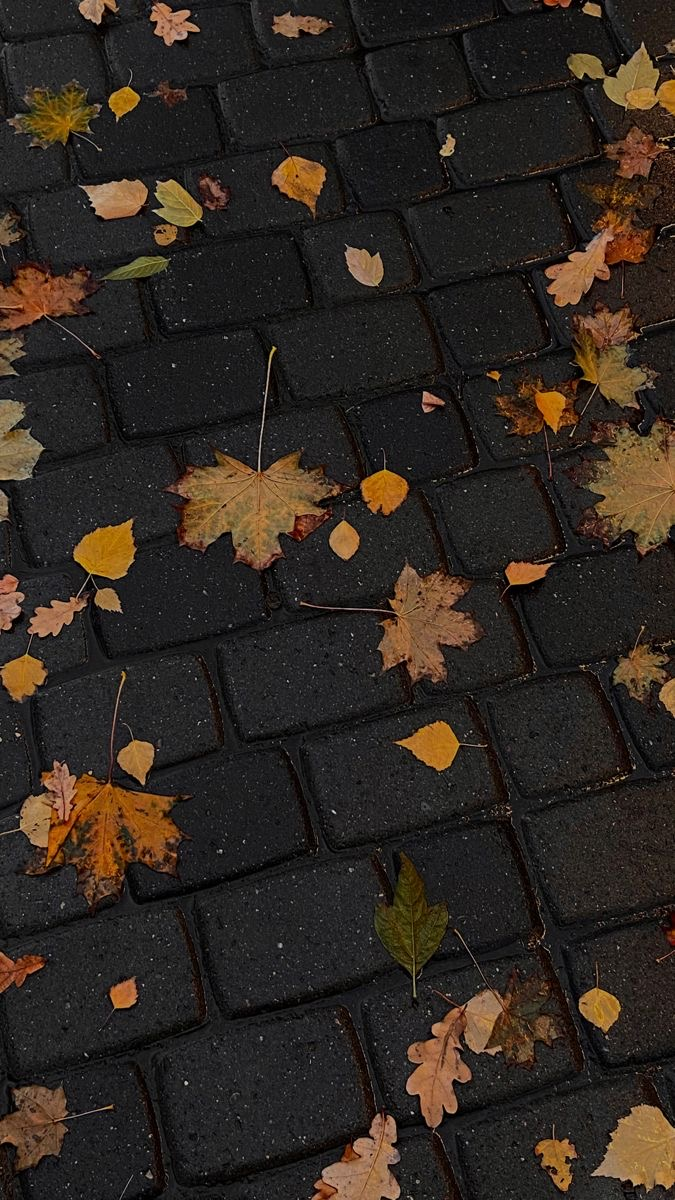
#> input picture ghibli-toolkit/assets/bg_autumn_leaves.jpg, 675 x 1200 px, given in place of 064c96c3-image.webp, which was not available
$ python -i make_video.py   (imports and definitions only)
#> lines starting #> are read from the running program, lines starting #| are printed output that depends on the picture; after the words box and inside, x2 and y2 are one past the last pixel; in counts of white or black regions, pixels touching at a corner belong together; pictures that were not available may be replaced by others from this repository, and a replacement may not be noted
#> `QL=layer(); pill(QL,CX,1640,'あなたはどれに行く？',54,ORANGE,pad=40,h=96); QL=sa..`: QL: PIL image 1080x1920 RGBA; every value is 0
#> in hook_layer, P is the input picture: PIL image 675x1200 RGB; mean R, G, B 47.8, 39.4, 32.5
# 今決まっているジブリイベントまとめ（2026/10/23時点）ナレーション動画
# 使い方: python3 make_video.py <作業フォルダ(setup.shのW)> <ナレーションwavのフォルダ>
import json,sys,os,math,wave,subprocess,numpy as np
from PIL import Image,ImageDraw,ImageFont,ImageFilter
# [1 line that did not run here, left out]
HERE=os.path.dirname(os.path.abspath(__file__))+'/'; TK=HERE+'../ghibli-toolkit/assets/'
UP='/root/.claude/uploads/e8d6fde2-cc10-5a5b-97f9-6bcb99a3b93e/'; POSTER=UP+'43b67aa6-image.jpg'
MIMI_POSTER='b3968fea-image.jpg'  # 『耳をすませば』IMAXポスター
OUTV=HERE+'ghibli_events_1023.mp4'
W,H=1080,1920; FPS=30; SR=44100; DX=40; CX=W/2-DX
WHITE=(255,255,255); INK=(45,40,36); GREEN=(46,125,62); ORANGE=(236,128,60); RED=(206,72,80); NAVY=(30,58,110); GRAY=(110,100,92)

# ---------- 文字（日本語=jp、英数字=lat を混ぜて描く） ----------
_fc={}
# [11 lines left out: functions font, segs, not called in this run]
def tlen(t,sz,w=900): return sum(font(w,sz,k).getlength(s) for k,s in segs(t))
BOX={}   # 話している部分を目立たせる枠の位置（カード座標）
def addbox(key,bb):
    if key: o=BOX.get(key); BOX[key]=bb if not o else (min(o[0],bb[0]),min(o[1],bb[1]),max(o[2],bb[2]),max(o[3],bb[3]))
# [11 lines left out: functions text, pill, not called in this run]
def layer(): return Image.new('RGBA',(W,H),(0,0,0,0))
def rmask(w,h,r):
    m=Image.new('L',(w,h),0); ImageDraw.Draw(m).rounded_rectangle((0,0,w-1,h-1),r,fill=255); return m
def photo(img,w,h,fx=0.5,fy=0.5,r=22):
#> called with w = 219, h = 390, fx = 0.5, fy = 0.5, r = 12
    s=max(w/img.width,h/img.height); im=img.resize((int(img.width*s)+1,int(img.height*s)+1),Image.LANCZOS)
    x=int((im.width-w)*fx); y=int((im.height-h)*fy); c=im.crop((x,y,x+w,y+h)).convert('RGBA'); c.putalpha(rmask(w,h,r)); return c
#> after `x = int((im.width - w) * fx)`: x = 0
#> after `y = int((im.height - h) * fy)`: y = 0
#> after `c = im.crop((x, y, x + w, y + h)).convert('RGBA')`:
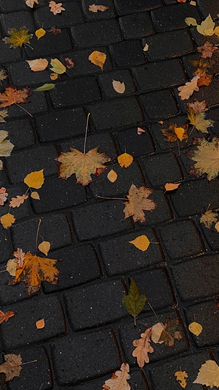
#> c: PIL image 219x390 RGBA; mean R, G, B, A 47.7, 39.4, 32.5, 255
#> in rmask, `m = Image.new('L', (w, h), 0)`: m: PIL image 219x390 L; every value is 0
#> in rmask, `ImageDraw.Draw(m).rounded_rectangle((0, 0, w - 1, h - 1), r, fill=255)`:
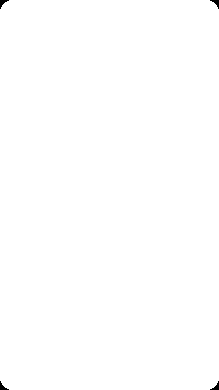
#> m: PIL image 219x390 L; 99.8% white; 4 black regions, box (x1, y1, x2, y2) and area: (0, 0, 9, 9) 34, (210, 0, 219, 9) 34, (0, 381, 9, 390) 34, (210, 381, 219, 390) 34
def gb(n):
    w=n.rstrip('0123456789'); return Image.open(S+f'gb/{w}{int(n[len(w):]):03d}.jpg').convert('RGB')
def framed(L,img,cx,cy,pad=10,rot=0):
#> called with cx = 280, cy = 440, pad = 0, rot = -4
    o=Image.new('RGBA',(img.width+2*pad,img.height+2*pad),(0,0,0,0))
#> o: PIL image 219x390 RGBA; every value is 0
    if pad: wb=Image.new('RGBA',o.size,WHITE+(255,)); wb.putalpha(rmask(*o.size,28)); o.alpha_composite(wb)
    o.alpha_composite(img,(pad,pad))
    if rot: o=o.rotate(rot,Image.BICUBIC,expand=True)
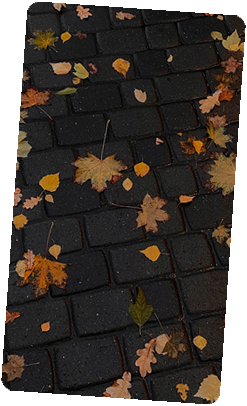
#> o: PIL image 247x406 RGBA; mean R, G, B, A 40.2, 33.1, 27.2, 216.8; transparent parts drawn white
    sh=Image.new('RGBA',(o.width+60,o.height+60),(0,0,0,0)); m=Image.new('L',sh.size,0); m.paste(o.getchannel('A'),(30,38)); sh.putalpha(m.filter(ImageFilter.GaussianBlur(12)).point(lambda v:int(v*0.35)))
#> after `sh = Image.new('RGBA', (o.width + 60, o.height + 60), (0, 0, 0, 0))`: sh: PIL image 307x466 RGBA; every value is 0
#> after `m = Image.new('L', sh.size, 0)`: m: PIL image 307x466 L; every value is 0
#> after `m.paste(o.getchannel('A'), (30, 38))`:
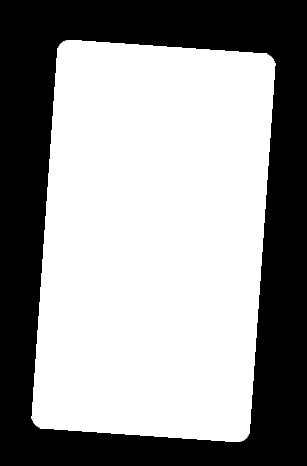
#> m: PIL image 307x466 L; min 0, max 255, mean 152
#> after `sh.putalpha(m.filter(ImageFilter.GaussianBlur(12)).point(lambda v: int`:
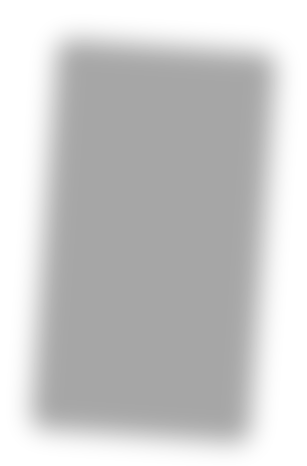
#> sh: PIL image 307x466 RGBA; mean R, G, B, A 0, 0, 0, 52.9; transparent parts drawn white
    L.alpha_composite(sh,(int(cx-sh.width/2),int(cy-sh.height/2))); L.alpha_composite(o,(int(cx-o.width/2),int(cy-o.height/2)))
#> after `L.alpha_composite(sh, (int(cx - sh.width / 2), int(cy - sh.height / 2)`:
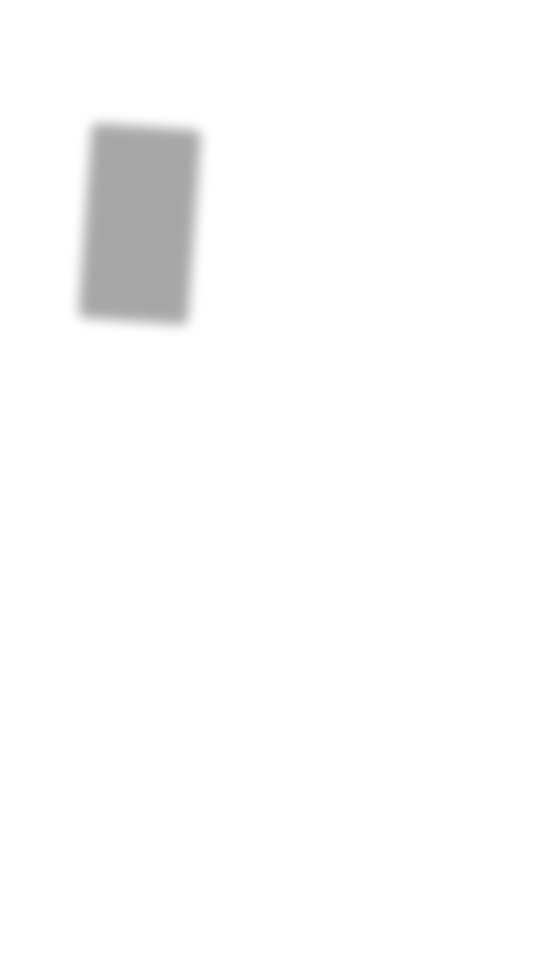
#> L: PIL image 1080x1920 RGBA (shown at 1/2 size); mean R, G, B, A 0, 0, 0, 3.6; transparent parts drawn white
#> after `L.alpha_composite(o, (int(cx - o.width / 2), int(cy - o.height / 2)))`:
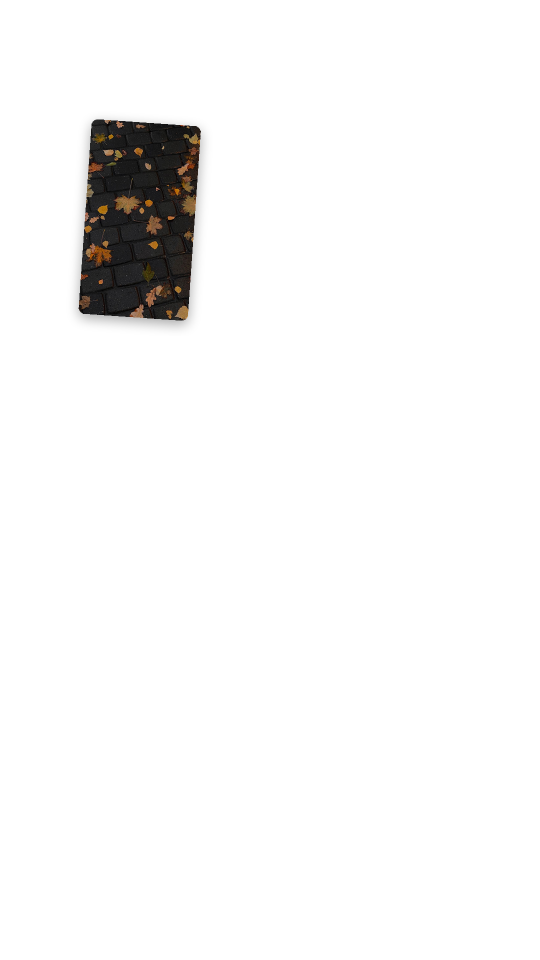
#> L: PIL image 1080x1920 RGBA (shown at 1/2 size); mean R, G, B, A 1.9, 1.6, 1.3, 10.7; transparent parts drawn white

# ---------- 背景 ----------
def cover(img,w,h):
    s=max(w/img.width,h/img.height); im=img.resize((int(img.width*s)+1,int(img.height*s)+1),Image.LANCZOS)
    x=(im.width-w)//2; y=(im.height-h)//2; return im.crop((x,y,x+w,y+h))
# [1 line not run here, left out]
# [10 lines left out: functions scene_bg, bg_frames, not called in this run]

# ---------- イベントカード ----------
CARD=(CX-440,410,CX+440,1470)  # 上のTikTokボタンを避けて下寄せ
# [75 lines left out: functions card_base, info, poster_side, ev1, ev2, ev3 and 4 more, not called in this run]

# ---------- キャラ（場面写真の切り抜き＝cutout.py の cut/） ----------
def chara(name,h,ow=10):
    im=Image.open(S+f'cut/{name}.png').convert('RGBA'); im.putalpha(im.getchannel('A').point(lambda v:0 if v<50 else v))
    im=im.resize((int(im.width*h/im.height),h),Image.LANCZOS)
    pad=ow*3; big=Image.new('RGBA',(im.width+2*pad,im.height+2*pad),(0,0,0,0)); big.alpha_composite(im,(pad,pad))
    A=big.getchannel('A').point(lambda v:255 if v>90 else 0); o=A.filter(ImageFilter.MaxFilter(ow*2+1)).filter(ImageFilter.GaussianBlur(1.2))
    out=Image.new('RGBA',big.size,(0,0,0,0)); sh=Image.new('RGBA',big.size,(0,0,0,0)); sh.putalpha(o.filter(ImageFilter.GaussianBlur(10)).point(lambda v:int(v*0.35)))
    out.alpha_composite(sh); w=Image.new('RGBA',big.size,(255,255,255,0)); w.putalpha(o); out.alpha_composite(w); out.alpha_composite(big); return out
# カードの四すみ（左上・右上・左下・右下）。カードの後ろに置いて、すみからのぞかせる
CORN=[(CARD[0]+20,CARD[1]-95,0),(CARD[2]-20,CARD[1]-95,0),(CARD[0]+20,CARD[3]+85,1),(CARD[2]-20,CARD[3]+85,1)]
def corner_set(names,h=230):
    out=[]
    for j,(n,(x,y,_)) in enumerate(zip(names,CORN)):
        c=chara(n,h); out.append((c,x,y,j))
    return out
def safe(L,s=0.9,x0=10,y0=410):
    # 右のいいね・コメントのボタンを避ける：前景を0.9倍にして左へ寄せる（上端 y0 は固定）
    o=layer(); o.alpha_composite(L.resize((int(W*s),int(H*s)),Image.LANCZOS),(x0,int(y0-y0*s))); return o
_cl={}
# [7 lines left out: function chars_layer, not called in this run]
CHS=[[('totoro018',260,100,900),('chihiro019',260,980,900)],
['totoro018','totoro044','totoro004','majo018'],['chihiro019','chihiro022','chihiro016','chihiro045'],['mimi032','mimi015','karigurashi033','mimi002'],
['majo011','majo018','mononoke015','mononoke029'],['kimitachi027','kimitachi018','kimitachi047','kimitachi031'],['totoro004','chihiro019','majo018','mimi032'],[],[],[]]
# [1 line that did not run here, left out]

# ---------- つかみ・まとめ ----------
def hook_layer():
    L=layer()
    # 各イベントの公式ポスター（白フチなし・影だけ）
    for f,(x,y,h,r) in zip(['064c96c3-image.webp','18d69da3-image.jpg','f48da2b0-image.jpg','ac81aad3-image.webp'],[(280,440,390,-4),(800,440,390,4),(280,1440,450,3),(800,1440,450,-3)]):
        P=Image.open(UP+f).convert('RGB'); framed(L,photo(P,int(h*P.width/P.height),h,r=12),x,y,pad=0,rot=r)
#> pass 2 of the loop in hook_layer, `for f,(x,y,h,r) in zip(['064c96c3-image.webp','18d69da3-image.jpg','f4..`:
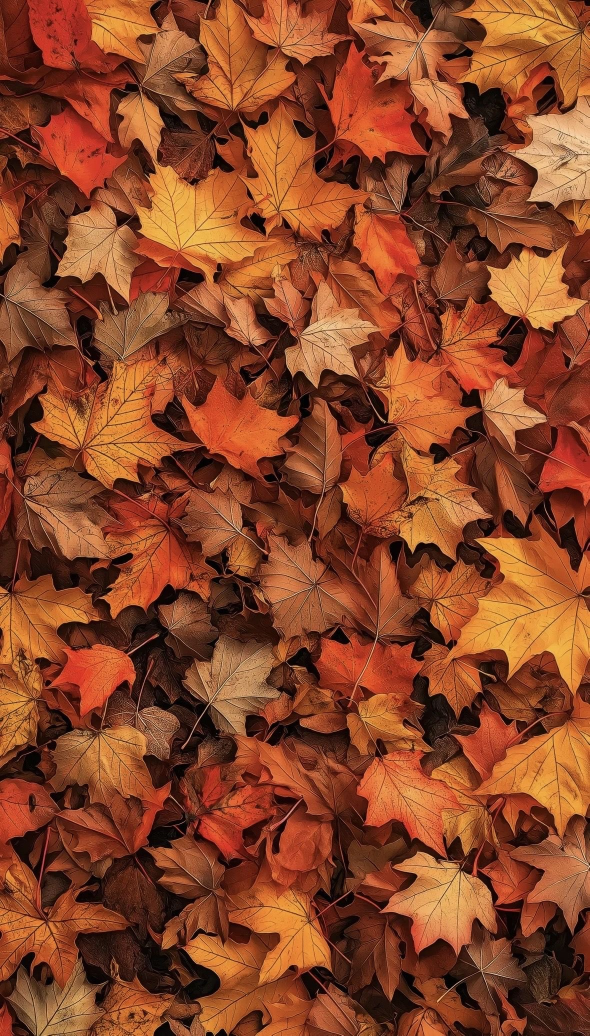
#> input picture ghibli-toolkit/assets/bg_autumn_leaves2.jpg, 1179 x 2071 px, given in place of 18d69da3-image.jpg, which was not available (shown at 1/2 size)
#> in hook_layer, P is the input picture: PIL image 1179x2071 RGB; mean R, G, B 138.4, 69.6, 39.5
#> im: PIL image 223x391 RGB
#> c: PIL image 222x390 RGBA
#> sh: PIL image 310x466 RGBA; every value is 0
#> in framed (call 2), `sh.putalpha(m.filter(ImageFilter.GaussianBlur(12)).point(lambda v: int`:
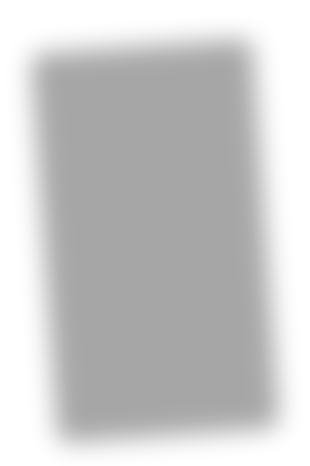
#> sh: PIL image 310x466 RGBA; mean R, G, B, A 0, 0, 0, 53.1; transparent parts drawn white
#> in framed (call 2), `L.alpha_composite(o, (int(cx - o.width / 2), int(cy - o.height / 2)))`:
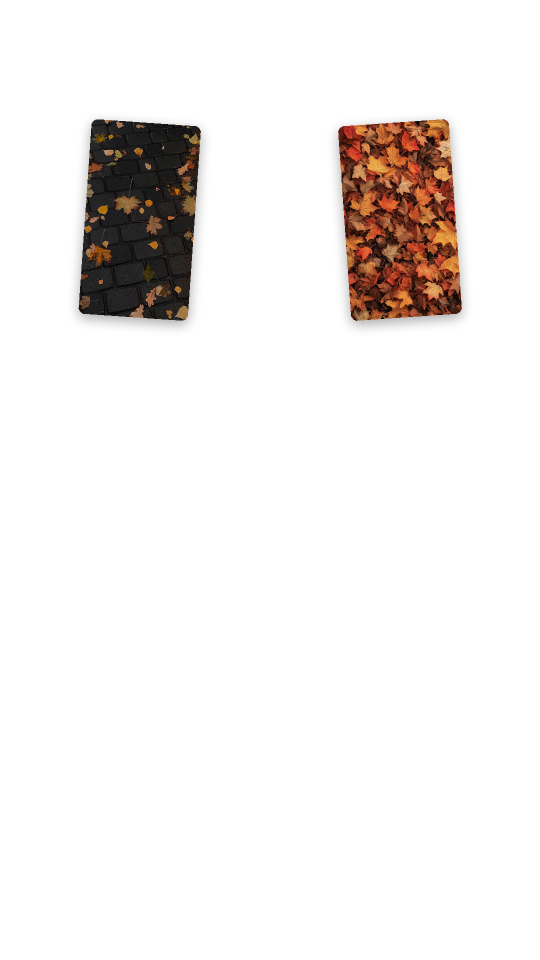
#> L: PIL image 1080x1920 RGBA (shown at 1/2 size); mean R, G, B, A 7.7, 4.5, 2.9, 21.6; transparent parts drawn white
    pill(L,540,690,'2026年10月〜2027年 決定分',38,NAVY,pad=34,h=70)
    text(L,'これから行ける',84,540,830,INK,stw=12)
    text(L,'ジブリイベント',112,540,965,GREEN,stw=16)
    pill(L,540,1110,'全部まとめた！',72,ORANGE,pad=44,h=118)
    text(L,'画像：各公式ポスター　© Studio Ghibli',22,540,1700,WHITE,w=800,stw=3,stc=(0,0,0)); return L
EVLIST=[('1','ジブリパーク展 横須賀展','2027.2.11〜5.14'),('2','舞台『千と千尋の神隠し』','2027.3〜8 全国5都市'),('3','耳をすませば・アリエッティ IMAX','10.23〜／全国10.30〜'),
('4','ジブリパーク 秋のどんどこ祭り','10.30〜11.22'),('5','「禅とジブリ」京都展','〜12.6'),('6','金曜ロードショーとジブリ展 佐賀','11.3〜2027.2.14'),('7','『白隠さんの禅』京都','12.17〜2027.1.11')]
# [9 lines left out: function list_layer, not called in this run]
# [2 lines not run here, left out]

# ---------- 字幕 ----------
SUB={'e1':'まずは横須賀！\nジブリパーク展が来年開催','e2':'舞台『千と千尋』が\n全国ツアー！','e3':'10月23日から耳すま＆アリエッティが\nIMAXに！','e4':'ジブリパークは\n秋のどんどこ祭り','e5':'京都の「禅とジブリ」展は\n12月6日まで',
'e6':'佐賀で初めての\n金曜ロードショーとジブリ展','e7':'12月17日からは\n『白隠さんの禅』'}
_sl={}
# [5 lines left out: function sub_layer, not called in this run]

# ---------- 話している部分を黄色い枠で囲む ----------
HL={'e1':[(2,'e1:title'),(3,'e1:date'),(9,'e1:会場')],
'e2':[(0,'e2:title'),(7,'e2:r0'),(9,'e2:r1'),(10,'e2:r2'),(11,'e2:r3'),(12,'e2:r4'),(13,'e2:7')],
'e3':[(0,'e3:imax'),(8,'e3:zen')],
'e4':[(0,'e4:title'),(1,'e4:date'),(5,'e4:l0'),(9,'e4:l1')],
'e5':[(1,'e5:title'),(3,'e5:date'),(5,'e5:kimi')],
'e6':[(0,'e6:first'),(2,'e6:title'),(5,'e6:date')],
'e7':[(1,'e7:date'),(4,'e7:title'),(6,'e7:box')]}
YEL=(255,214,0)
_hl={}
# [13 lines left out: functions hl_layer, hl_windows, not called in this run]

# ---------- タイムライン ----------
def wdur(k):
    with wave.open(NR+k+'.wav') as w: return w.getnframes()/w.getframerate()
def rd(p):
    with wave.open(p) as w: a=np.frombuffer(w.readframes(w.getnframes()),np.int16).astype(np.float32)/32768; ch=w.getnchannels()
    return a.reshape(-1,ch).mean(1) if ch>1 else a
#   (種類, 背景, 前景, ナレーション, 効果音)
# [4 lines that did not run here, left out]
GAP=0.25; tl=[]; t=0
#> GAP = 0.25
# [12 lines not run here, left out]
POP=[0.6,0.9,1.08,1.03]
# [4 lines left out: function popped, not called in this run]
# [1 line that did not run here, left out]
# [22 lines not run here, left out]
# ---------- 音 ----------
N=int(TOT*SR)+SR; mix=np.zeros(N,np.float32)
def add(a,t,g):
    i=int(t*SR); a=a[:N-i]; mix[i:i+len(a)]+=a*g
# [11 lines not run here, left out]

>>> result = corner_set('../ghibli-toolkit/assets/bg_autumn_leaves.jpg')
#> (the run stopped early here; a loop or call above may not have finished)
